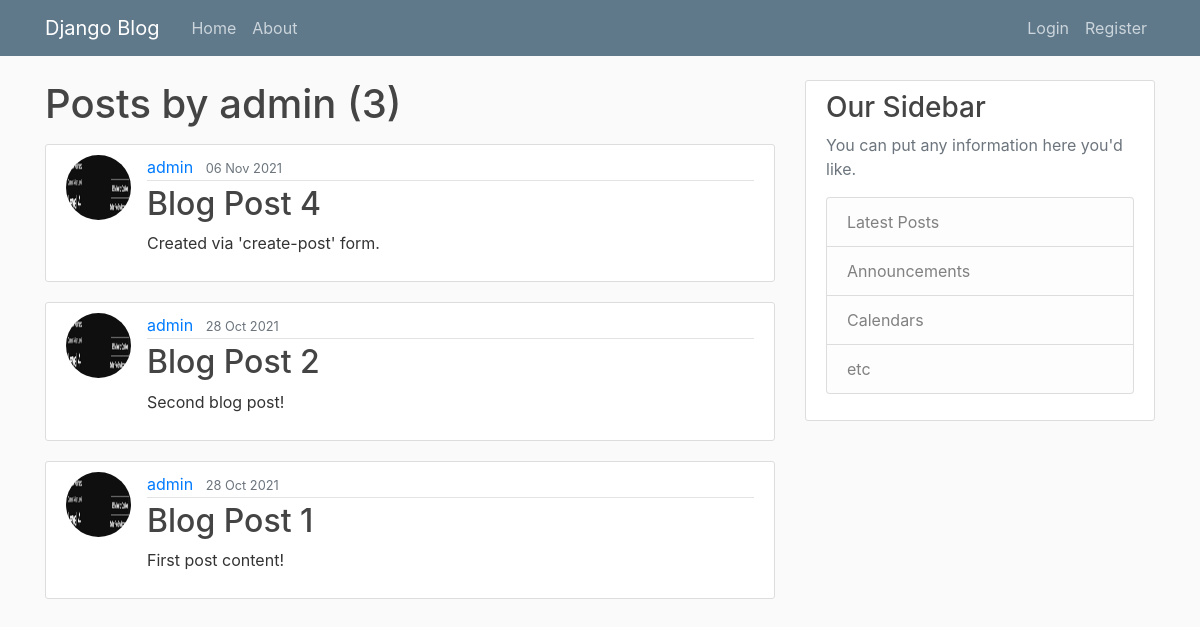
/user/admin, run on an earlier commit of the app's database.
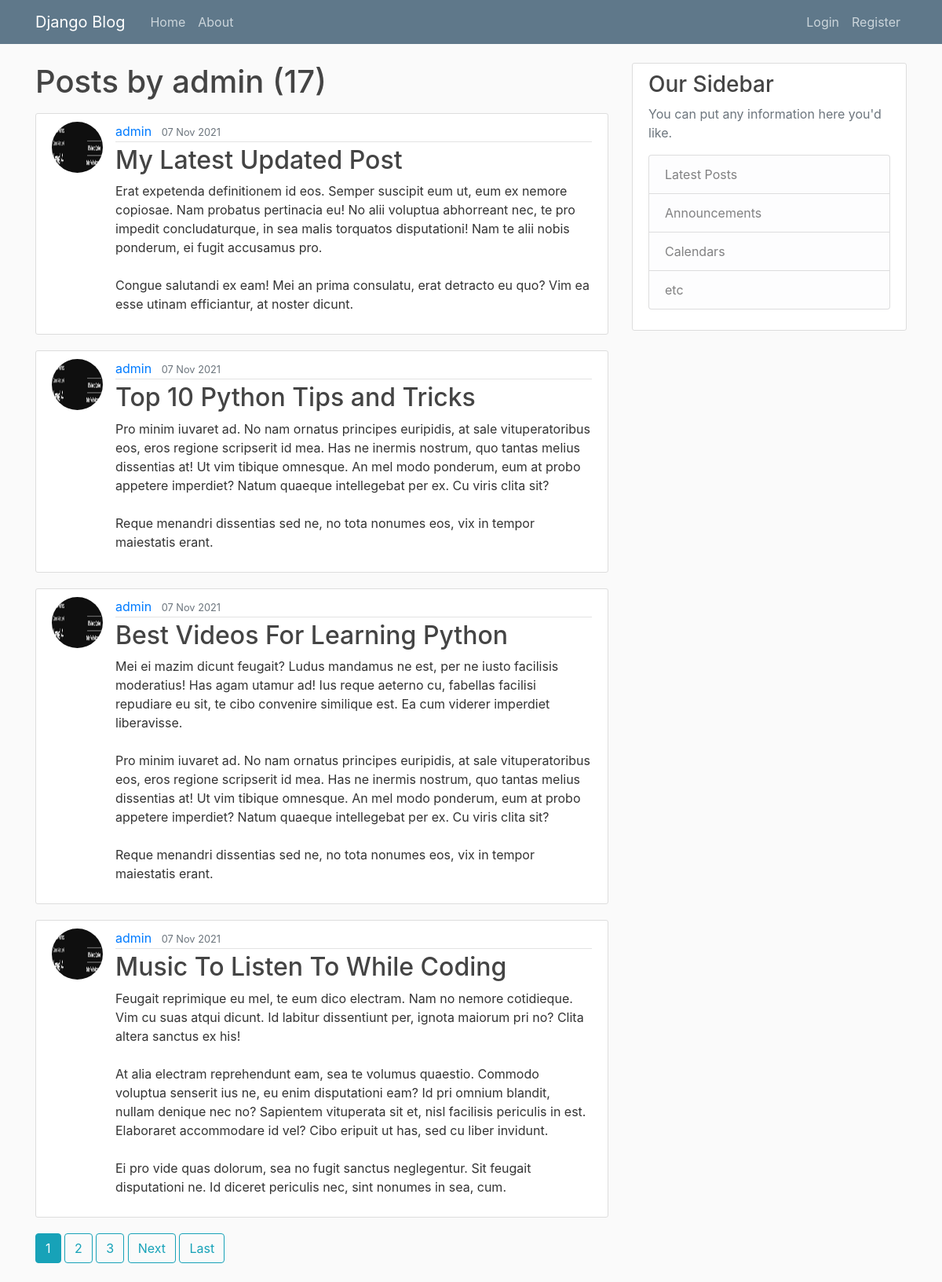
And on a later commit of the database.
### blog/models.py (models this page shows, shortened)
class Post(models.Model):
    title = models.CharField(max_length=100)
    content = models.TextField()
    date_posted = models.DateTimeField(default=timezone.now)
    author = models.ForeignKey(User, on_delete=models.CASCADE)

### users/models.py (models this page shows, shortened)
class Profile(models.Model):
    user = models.OneToOneField(User, on_delete=models.CASCADE)
    image = models.ImageField(default='profile_pics/default.png', upload_to='profile_pics')

### blog/views.py (the view)
# urls.py: path('user/<str:username>', UserPostListView.as_view(), name='user-posts'),
class UserPostListView(ListView):
    model = Post
    template_name = 'blog/user_posts.html'  # <app>/<model>_<viewtype>.html
    context_object_name = 'posts'
    paginate_by = 4
    def get_queryset(self):
        user = get_object_or_404(User, username=self.kwargs.get('username'))
        return Post.objects.filter(author=user).order_by('-date_posted')

### blog/templates/blog/user_posts.html (shortened to what this page needs)
{% extends "blog/base.html" %}
{% block content %}
    <h1 class="mb-3">Posts by {{ view.kwargs.username }} ({{ page_obj.paginator.count }})</h1>
    {% for post in posts %}
    <article class="media content-section">
        <img class='rounded-circle article-img' src='{{ post.author.profile.image.url }}'>
        <div class="media-body">
          <div class="article-metadata">
            <a class="mr-2" href="{% url 'user-posts' post.author.username %}">{{ post.author }}</a>
            <small class="text-muted">{{ post.date_posted|date:"d M Y" }}</small>
          </div>
          <h2><a class="article-title" href="{% url 'post-detail' post.id %}">{{ post.title }}</a></h2>
          <p class="article-content">{{ post.content }}</p>
        </div>
      </article>
    {% endfor %}
    {% if is_paginated %}
      {% for num in page_obj.paginator.page_range %}
        {% if page_obj.number == num %}
          <a class="btn btn-info mb-4" href="?page={{ num }}">{{ num }}</a>
        {% elif num > page_obj.number|add:'-3' and num < page_obj.number|add:'3' %}
          <a class="btn btn-outline-info mb-4" href="?page={{ num }}">{{ num }}</a>
        {% endif %}
      {% endfor %}
      {% if page_obj.has_next %}
        <a class="btn btn-outline-info mb-4" href="?page={{ page_obj.next_page_number }}">Next</a>
        <a class="btn btn-outline-info mb-4" href="?page={{ page_obj.paginator.num_pages }}">Last</a>
      {% endif %}
    {% endif %}
{% endblock content %}

What changed in the data, as far as the page shows it:
no longer on this page (row unchanged): Post: author.profile.image (picture), author "admin", date_posted "06 Nov 2021", title "Blog Post 4", content "Created via 'create-post' form."
no longer on this page (row unchanged): Post: author.profile.image (picture), author "admin", date_posted "28 Oct 2021", title "Blog Post 2", content "Second blog post!"
no longer on this page (row unchanged): Post: author.profile.image (picture), author "admin", date_posted "28 Oct 2021", title "Blog Post 1", content "First post content!"
added Post: author.profile.image (picture), author "admin", date_posted "07 Nov 2021", title "My Latest Updated Post", content "Erat expetenda definitionem id eos. Semper suscipit eum ut, eum ex nemore copiosae. Nam probatus pertinacia eu! No alii voluptua abhorreant nec, te pro impedit concludaturque, in sea malis torquatos disputationi! Nam te alii nobis ponderum, ei fugit accusamus pro. Congue salutandi ex eam! Mei an prima consulatu, erat detracto eu quo? Vim ea esse utinam efficiantur, at noster dicunt."
added Post: author.profile.image (picture), author "admin", date_posted "07 Nov 2021", title "Top 10 Python Tips and Tricks", content "Pro minim iuvaret ad. No nam ornatus principes euripidis, at sale vituperatoribus eos, eros regione scripserit id mea. Has ne inermis nostrum, quo tantas melius dissentias at! Ut vim tibique omnesque. An mel modo ponderum, eum at probo appetere imperdiet? Natum quaeque intellegebat per ex. Cu viris clita sit? Reque menandri dissentias sed ne, no tota nonumes eos, vix in tempor maiestatis erant."
added Post: author.profile.image (picture), author "admin", date_posted "07 Nov 2021", title "Best Videos For Learning Python", content "Mei ei mazim dicunt feugait? Ludus mandamus ne est, per ne iusto facilisis moderatius! Has agam utamur ad! Ius reque aeterno cu, fabellas facilisi repudiare eu sit, te cibo convenire similique est. Ea cum viderer imperdiet liberavisse. Pro minim iuvaret ad. No nam ornatus principes euripidis, at sale vituperatoribus eos, eros regione scripserit id mea. Has ne inermis nostrum, quo tantas melius dissentias at! Ut vim tibique omnesque. An mel modo ponderum, eum at probo appetere imperdiet? Natum quaeque intellegebat per ex. Cu viris clita sit? Reque menandri dissentias sed ne, no tota nonumes eos, vix in tempor maiestatis erant."
added Post: author.profile.image (picture), author "admin", date_posted "07 Nov 2021", title "Music To Listen To While Coding", content "Feugait reprimique eu mel, te eum dico electram. Nam no nemore cotidieque. Vim cu suas atqui dicunt. Id labitur dissentiunt per, ignota maiorum pri no? Clita altera sanctus ex his! At alia electram reprehendunt eam, sea te volumus quaestio. Commodo voluptua senserit ius ne, eu enim disputationi eam? Id pri omnium blandit, nullam denique nec no? Sapientem vituperata sit et, nisl facilisis periculis in est. Elaboraret accommodare id vel? Cibo eripuit ut has, sed cu liber invidunt. Ei pro vide quas dolorum, sea no fugit sanctus neglegentur. Sit feugait disputationi ne. Id diceret periculis nec, sint nonumes in sea, cum."
Also different on the page:
{{ page_obj.paginator.count }}: "3" → "17"
new list line: "1"
new list line: "2"
new list line: "3"
text now shown: "Next Last"
